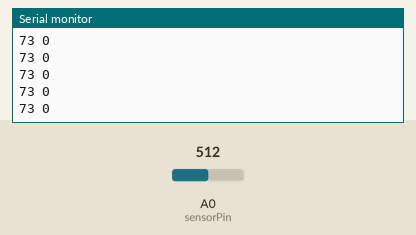
This sketch was run on a simulated Arduino Uno, built with avr-gcc and run on an emulated ATmega328P. Parts: the last lines printed to the serial monitor. The inputs (shaded band) are chosen by the test bench; at power-on: A0 (sensorPin) = 512.

Above: at 1.2 s.
1.3 s: A0 (sensorPin) set to 716
At 1.31 s:
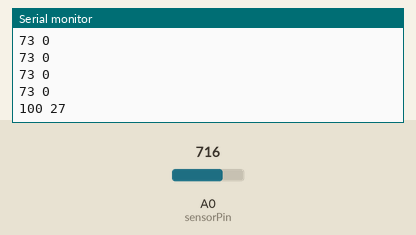
2.8 s: A0 (sensorPin) set to 511
At 2.82 s:
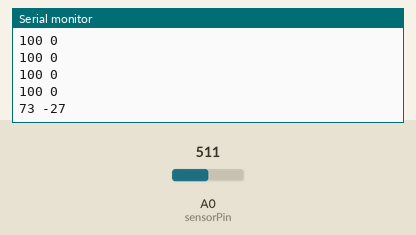
Timing chart, 0 to 5.8 s (numbered marks = the images above; inputs shaded):
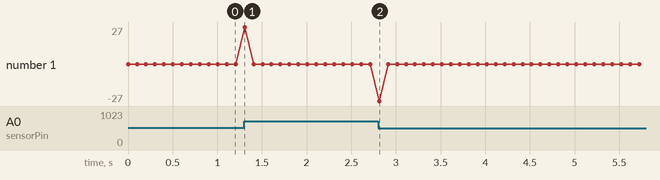

Measured:
- after the input at 1.3 s, the serial monitor: prints a new line at once (image 1)
- after the input at 2.8 s, the serial monitor: prints a new line at once (image 2)

The sketch:

Task3_water_level.ino
```cpp
/*
  CSE406 - Lab Assignment 02: Task 3
  Calculates and plots rate of change in water level
*/

const int sensorPin = A0;

// Calibration values
const int dryValue = 0;
const int wetValue = 700;

// Variable to store previous reading
int previousLevel = 0;
bool firstReading = true;

void setup() {
  Serial.begin(9600);
}

void loop() {
  // Read and map sensor value
  int sensorValue = analogRead(sensorPin);
  int currentLevel = map(sensorValue, dryValue, wetValue, 0, 100);
  currentLevel = constrain(currentLevel, 0, 100);

  // Calculate rate of change
  int rateOfChange = 0;

  if (firstReading) {
    // First iteration - no previous value to compare
    previousLevel = currentLevel;
    firstReading = false;
  } else {
    // Calculate difference from previous reading
    rateOfChange = currentLevel - previousLevel;
  }

  // Print current level and rate of change for Serial Plotter
  Serial.print(currentLevel);
  Serial.print(" ");
  Serial.println(rateOfChange);

  // Update previous level for next iteration
  previousLevel = currentLevel;

  delay(100);
}
```
